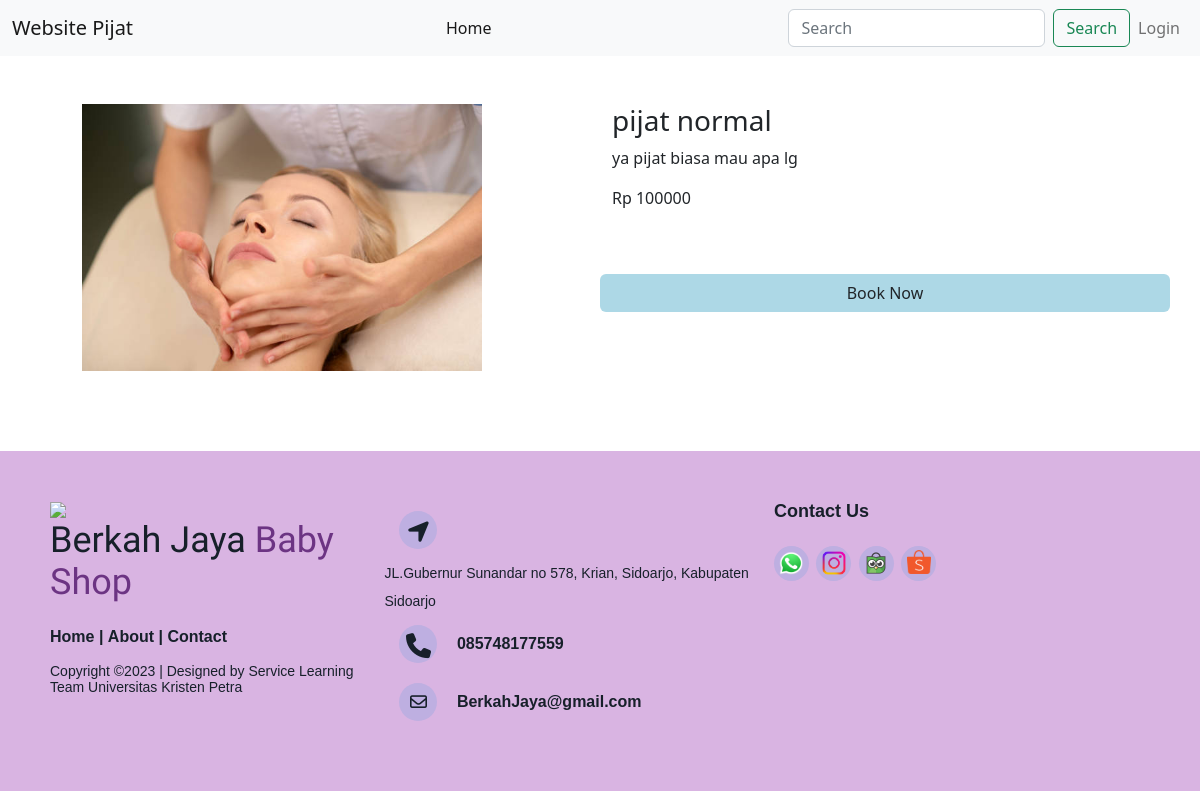
Screenshot of /booking.php?id=1 with the database file from the repository.
### tables this page shows
CREATE TABLE `produk` (
  `id` int(11) NOT NULL,
  `namaServis` varchar(100) NOT NULL,
  `deskripsi` varchar(200) NOT NULL,
  `harga` int(11) NOT NULL,
  `gambar` text NOT NULL,
  `category` varchar(15) DEFAULT NULL
);

### booking.php (the view, shortened to what this page needs)
<?php
require 'connect.php';
$id = $_GET['id'];
$query = 'SELECT * FROM produk WHERE id = ' . $id . '';
$result = mysqli_query($con, $query);
while ($row = mysqli_fetch_array($result)) {
    $namaServis = $row['namaServis'];
    $deskripsi = $row['deskripsi'];
    $harga = $row['harga'];
    $gambar = $row['gambar'];
}
?>
<!doctype html>
<html lang="en">
<head>
    <link href="https://cdn.jsdelivr.net/npm/bootstrap@5.2.2/dist/css/bootstrap.min.css" rel="stylesheet">
    <link rel="stylesheet" href="https://cdnjs.cloudflare.com/ajax/libs/bootstrap-datepicker/1.9.0/css/bootstrap-datepicker.min.css">
    <link rel="stylesheet" href="sweetalert2.min.css">
</head>
<body>
    <nav class="navbar navbar-expand-lg bg-light mb-5">
        <div class="container-fluid">
            <a class="navbar-brand" href="index.php">Website Pijat</a>
            <div class="collapse navbar-collapse" id="navbarSupportedContent">
                <ul class="navbar-nav me-auto mb-5 col d-flex justify-content-center mb-lg-0">
                    <li class="nav-item">
                        <a class="nav-link active" aria-current="page" href="index.php">Home</a>
                    </li>
                </ul>
                <form class="d-flex" role="search">
                    <input class="form-control me-2" type="search" placeholder="Search" aria-label="Search">
                    <button class="btn btn-outline-success" type="submit">Search</button>
                </form>
                <ul class="navbar-nav mb-5 d-flex mb-lg-0" id="loginlink">
                    <li class="nav-item">
                        <a class="nav-link" aria-current="page" href="login.php">Login</a>
                    </li>
                </ul>
            </div>
        </div>
    </nav>
    <div class="container">
        <div class="row mt-5 mb-5">
            <div class="col">
                <img src="<?php echo $gambar ?>" alt="" style="width: 400px; height: auto; margin-left: 40px;">
            </div>
            <div class="col">
                <div class="row">
                    <h3 id="namaServis"><?php echo $namaServis ?></h3>
                    <p><?php echo $deskripsi ?></p>
                    <p>Rp <?php echo $harga ?></p>
                </div>
                <div class="row mt-5">
                    <button class="btn" data-bs-toggle="modal" data-bs-target="#exampleModal" style="background-color: lightblue;">Book Now</button>
                </div>
            </div>
        </div>
    </div>
</body>
<?php
require 'footer.php'
?>
</html>

### footer.php (style rules this page uses)
* { padding:0; margin:0; }

### rows the page displays
produk: gambar (picture), namaServis "pijat normal", deskripsi "ya pijat biasa mau apa lg", harga "100000"
